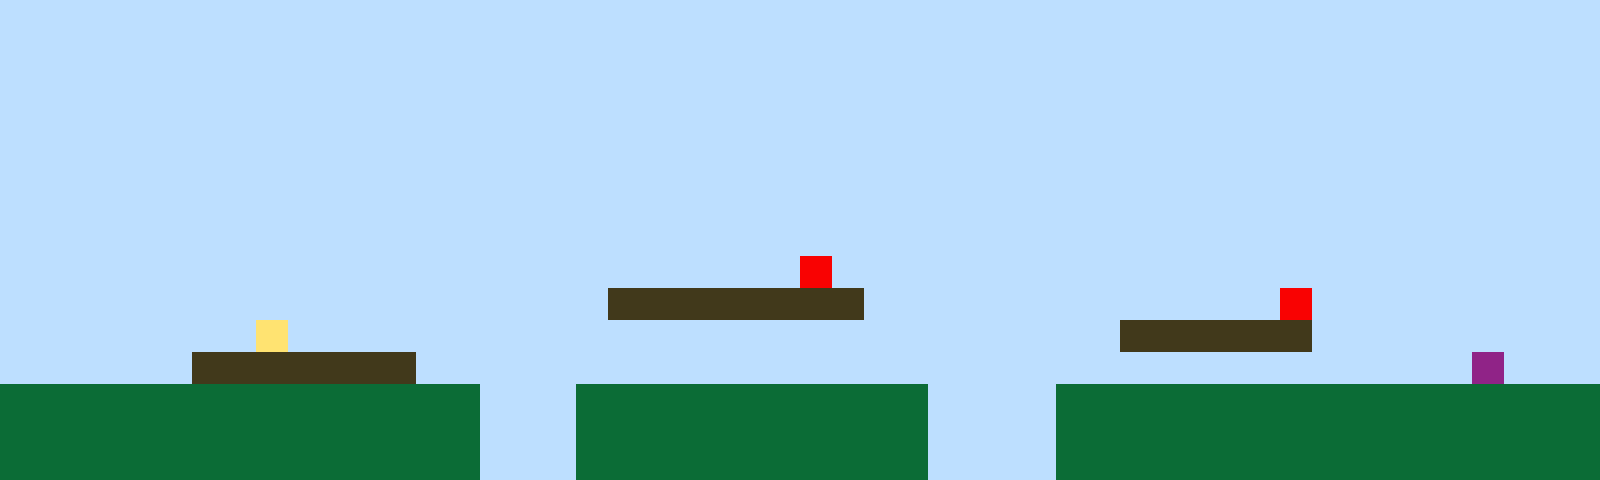

Below is a game level as drawn by its tile map, then a one-line description and the .tmx file that defines it, in full:
An orthogonal 50x15 tile map with 32x32 px tiles, 1 tile layer (Tile Layer 1).

<map version="1.10" tiledversion="1.11.2" orientation="orthogonal" renderorder="right-up" width="50" height="15" tilewidth="32" tileheight="32" infinite="0" nextlayerid="2" nextobjectid="1"><editorsettings><export target="map1.csv" format="csv" /></editorsettings><tileset firstgid="1" name="sprites" tilewidth="32" tileheight="32" tilecount="6" columns="3"><image source="sprites.png" width="96" height="64" /></tileset><layer id="1" name="Tile Layer 1" width="50" height="15"><data encoding="csv">1,1,1,1,1,1,1,1,1,1,1,1,1,1,1,1,1,1,1,1,1,1,1,1,1,1,1,1,1,1,1,1,1,1,1,1,1,1,1,1,1,1,1,1,1,1,1,1,1,1,1,1,1,1,1,1,1,1,1,1,1,1,1,1,1,1,1,1,1,1,1,1,1,1,1,1,1,1,1,1,1,1,1,1,1,1,1,1,1,1,1,1,1,1,1,1,1,1,1,1,1,1,1,1,1,1,1,1,1,1,1,1,1,1,1,1,1,1,1,1,1,1,1,1,1,1,1,1,1,1,1,1,1,1,1,1,1,1,1,1,1,1,1,1,1,1,1,1,1,1,1,1,1,1,1,1,1,1,1,1,1,1,1,1,1,1,1,1,1,1,1,1,1,1,1,1,1,1,1,1,1,1,1,1,1,1,1,1,1,1,1,1,1,1,1,1,1,1,1,1,1,1,1,1,1,1,1,1,1,1,1,1,1,1,1,1,1,1,1,1,1,1,1,1,1,1,1,1,1,1,1,1,1,1,1,1,1,1,1,1,1,1,1,1,1,1,1,1,1,1,1,1,1,1,1,1,1,1,1,1,1,1,1,1,1,1,1,1,1,1,1,1,1,1,1,1,1,1,1,1,1,1,1,1,1,1,1,1,1,1,1,1,1,1,1,1,1,1,1,1,1,1,1,1,1,1,1,1,1,1,1,1,1,1,1,1,1,1,1,1,1,1,1,1,1,1,1,1,1,1,1,1,1,1,1,1,1,1,1,1,1,1,1,1,1,1,1,1,1,1,1,1,1,1,1,1,1,1,1,1,1,1,1,1,1,1,1,1,1,1,1,1,1,1,1,1,1,1,1,1,1,1,1,1,1,1,1,1,1,1,1,1,1,1,1,1,1,1,1,1,1,1,1,1,1,1,1,1,1,1,1,1,1,1,1,1,1,1,1,1,1,1,1,1,1,5,1,1,1,1,1,1,1,1,1,1,1,1,1,1,1,1,1,1,1,1,1,1,1,1,1,1,1,1,1,1,1,1,1,1,1,1,1,1,1,1,1,1,1,3,3,3,3,3,3,3,3,1,1,1,1,1,1,1,1,1,1,1,1,1,5,1,1,1,1,1,1,1,1,1,1,1,1,1,1,1,1,1,4,1,1,1,1,1,1,1,1,1,1,1,1,1,1,1,1,1,1,1,1,1,1,1,1,1,1,3,3,3,3,3,3,1,1,1,1,1,1,1,1,1,1,1,1,1,1,1,3,3,3,3,3,3,3,1,1,1,1,1,1,1,1,1,1,1,1,1,1,1,1,1,1,1,1,1,1,1,1,1,1,1,1,1,1,1,1,1,6,1,1,1,2,2,2,2,2,2,2,2,2,2,2,2,2,2,2,1,1,1,2,2,2,2,2,2,2,2,2,2,2,1,1,1,1,2,2,2,2,2,2,2,2,2,2,2,2,2,2,2,2,2,2,2,2,2,2,2,2,2,2,2,2,2,2,2,2,1,1,1,2,2,2,2,2,2,2,2,2,2,2,1,1,1,1,2,2,2,2,2,2,2,2,2,2,2,2,2,2,2,2,2,2,2,2,2,2,2,2,2,2,2,2,2,2,2,2,1,1,1,2,2,2,2,2,2,2,2,2,2,2,1,1,1,1,2,2,2,2,2,2,2,2,2,2,2,2,2,2,2,2,2</data></layer></map>
